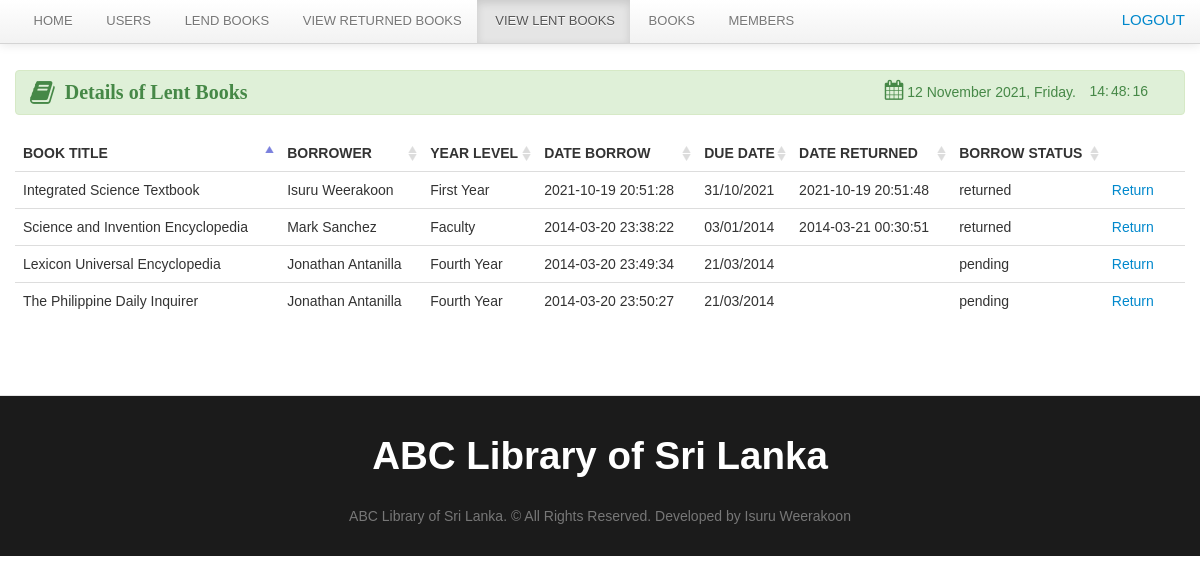
The page /librarian/view_borrow.php on the database its author committed.
### tables this page shows
CREATE TABLE `borrow` (
  `borrow_id` int(11) NOT NULL,
  `member_id` bigint(50) NOT NULL,
  `date_borrow` varchar(100) NOT NULL,
  `due_date` varchar(100) DEFAULT NULL
);

CREATE TABLE `book` (
  `book_id` int(11) NOT NULL,
  `book_title` varchar(100) NOT NULL,
  `category_id` int(50) NOT NULL,
  `author` varchar(50) NOT NULL,
  `book_copies` int(11) NOT NULL,
  `book_pub` varchar(100) NOT NULL,
  `publisher_name` varchar(100) NOT NULL,
  `isbn` varchar(50) NOT NULL,
  `copyright_year` int(11) NOT NULL,
  `date_added` datetime NOT NULL,
  `status` varchar(30) NOT NULL
);

CREATE TABLE `member` (
  `member_id` int(11) NOT NULL,
  `firstname` varchar(100) NOT NULL,
  `lastname` varchar(100) NOT NULL,
  `gender` varchar(10) NOT NULL,
  `address` varchar(100) NOT NULL,
  `contact` varchar(100) NOT NULL,
  `type` varchar(100) NOT NULL,
  `year_level` varchar(100) NOT NULL,
  `status` varchar(100) NOT NULL
);

CREATE TABLE `borrowdetails` (
  `borrow_details_id` int(11) NOT NULL,
  `book_id` int(11) NOT NULL,
  `borrow_id` int(11) NOT NULL,
  `borrow_status` varchar(50) NOT NULL,
  `date_return` varchar(100) NULL
);

### librarian/view_borrow.php (the view, shortened to what this page needs)
<?php include('header.php'); ?>
<?php include('navbar_view_borrow.php'); ?>
	<div class="container">
		<div class="margin-top">
			<div class="row">
				<div class="span12">
					<br>
					<div class="alert alert-success">
						<strong style="font-family: 'Arial Black', arial-black;font-size: 20px;"><i class="icon-book icon-large"></i>&nbsp;&nbsp;Details of Lent Books</strong>
						<div class="pull-right">
							<table>
								<tr>
									<td><i class="icon-calendar icon-small" style="font-size: 20px;"></i>
                                        <?php
                                            $Today = date('y:m:d');
                                            $new = date('d F Y, l', strtotime($Today));
                                            echo $new.'.  ';
                                        ?>&nbsp;&nbsp;</td>
									<td id="Hour"></td>
									<td id="Minut"></td>
									<td id="Second"></td>
							</table>
						</div>
					</div>
					<table cellpadding="0" cellspacing="0" border="0" class="table" id="example">
						<thead>
						<tr>
							<th>Book title</th>
							<th>Borrower</th>
							<th>Year Level</th>
							<th>Date Borrow</th>
							<th>Due Date</th>
							<th>Date Returned</th>
							<th>Borrow Status</th>
						</tr>
						</thead>
						<tbody>
                        <?php  $user_query = mysqli_query($connect,"select * from borrow
								LEFT JOIN member ON borrow.member_id = member.member_id
								LEFT JOIN borrowdetails ON borrow.borrow_id = borrowdetails.borrow_id
								LEFT JOIN book on borrowdetails.book_id =  book.book_id
								ORDER BY borrow.borrow_id DESC
								  ")or die("Query Failed -> ".mysqli_error($connect));
                            while($row=mysqli_fetch_array($user_query)){
                                $id=$row['borrow_id'];
                                $borrow_details_id=$row['borrow_details_id'];
                                ?>
								<tr class="del<?php echo $id ?>">
									<td><?php echo $row['book_title']; ?></td>
									<td><?php echo $row['firstname']." ".$row['lastname']; ?></td>
									<td><?php echo $row['year_level']; ?></td>
									<td><?php echo $row['date_borrow']; ?></td>
									<td><?php echo $row['due_date']; ?> </td>
									<td><?php echo $row['date_return']; ?> </td>
									<td><?php echo $row['borrow_status'];?></td>
									<td> <a rel="tooltip"  title="Return" id="<?php echo $borrow_details_id; ?>" href="#delete_book<?php echo $borrow_details_id; ?>" data-toggle="modal"    class="btn-default">Return</a>
									<td></td>
								</tr>
                            <?php  }  ?>
						</tbody>
					</table>
				</div>
			</div>
		</div>
	</div>
<?php include('footer.php') ?>

### css/docs.css (style rules this page uses)
body { font-family:'TR Century Gothic',Helvetica,Arial,sans-serif !important; }
.alert { text-shadow: none; }
th { text-transform:uppercase; }
.margin-top { margin-top:50px; }
body { background: url(../img/grid_noise.png); position: relative; }

### css/print.css (style rules this page uses)
th { text-align:left; }
td { text-align:left; border-top:1px solid; padding:2px; }
.alert { display:none; }
body { font-family:arial; font-size:13px; }

### rows shown on the page
borrow: book.book_title "Integrated Science Textbook", member.firstname "Isuru", member.lastname "Weerakoon", member.year_level "First Year", date_borrow "2021-10-19 20:51:28", due_date "31/10/2021", borrowdetails.date_return "2021-10-19 20:51:48", borrowdetails.borrow_status "returned"
borrow: book.book_title "Science and Invention Encyclopedia", member.firstname "Mark", member.lastname "Sanchez", member.year_level "Faculty", date_borrow "2014-03-20 23:38:22", due_date "03/01/2014", borrowdetails.date_return "2014-03-21 00:30:51", borrowdetails.borrow_status "returned"
borrow: book.book_title "Lexicon Universal Encyclopedia", member.firstname "Jonathan", member.lastname "Antanilla", member.year_level "Fourth Year", date_borrow "2014-03-20 23:49:34", due_date "21/03/2014", borrowdetails.borrow_status "pending"
borrow: book.book_title "The Philippine Daily Inquirer", member.firstname "Jonathan", member.lastname "Antanilla", member.year_level "Fourth Year", date_borrow "2014-03-20 23:50:27", due_date "21/03/2014", borrowdetails.borrow_status "pending"
